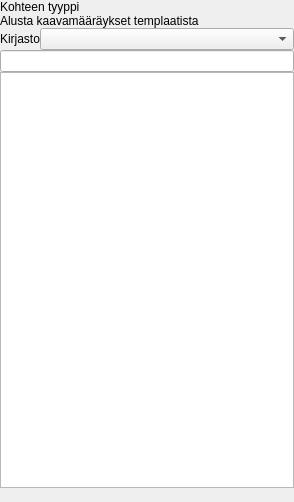
<?xml version="1.0" encoding="UTF-8"?>
<ui version="4.0">
 <class>FeatureTemplater</class>
 <widget class="QDockWidget" name="FeatureTemplater">
  <property name="geometry">
   <rect>
    <x>0</x>
    <y>0</y>
    <width>294</width>
    <height>502</height>
   </rect>
  </property>
  <property name="allowedAreas">
   <set>Qt::LeftDockWidgetArea|Qt::RightDockWidgetArea</set>
  </property>
  <property name="windowTitle">
   <string>Luo kaavakohde</string>
  </property>
  <widget class="QWidget" name="dockWidgetContents">
   <layout class="QVBoxLayout" name="verticalLayout">
    <property name="spacing">
     <number>0</number>
    </property>
    <property name="leftMargin">
     <number>0</number>
    </property>
    <property name="topMargin">
     <number>0</number>
    </property>
    <property name="rightMargin">
     <number>0</number>
    </property>
    <property name="bottomMargin">
     <number>0</number>
    </property>
    <item>
     <widget class="QLabel" name="label">
      <property name="text">
       <string>Kohteen tyyppi</string>
      </property>
     </widget>
    </item>
    <item>
     <widget class="QLabel" name="label_2">
      <property name="text">
       <string>Alusta kaavamääräykset templaatista</string>
      </property>
     </widget>
    </item>
    <item>
     <layout class="QHBoxLayout" name="horizontalLayout_2">
      <item>
       <widget class="QLabel" name="label_3">
        <property name="sizePolicy">
         <sizepolicy hsizetype="Maximum" vsizetype="Preferred">
          <horstretch>0</horstretch>
          <verstretch>0</verstretch>
         </sizepolicy>
        </property>
        <property name="text">
         <string>Kirjasto</string>
        </property>
       </widget>
      </item>
      <item>
       <widget class="QComboBox" name="library_selection"/>
      </item>
     </layout>
    </item>
    <item>
     <widget class="QgsFilterLineEdit" name="search_box"/>
    </item>
    <item>
     <widget class="QTreeView" name="template_list">
      <attribute name="headerVisible">
       <bool>false</bool>
      </attribute>
     </widget>
    </item>
    <item>
     <widget class="QLabel" name="txt_tip">
      <property name="text">
       <string/>
      </property>
     </widget>
    </item>
   </layout>
  </widget>
 </widget>
 <customwidgets>
  <customwidget>
   <class>QgsFilterLineEdit</class>
   <extends>QLineEdit</extends>
   <header>qgsfilterlineedit.h</header>
  </customwidget>
 </customwidgets>
 <resources/>
 <connections/>
</ui>
